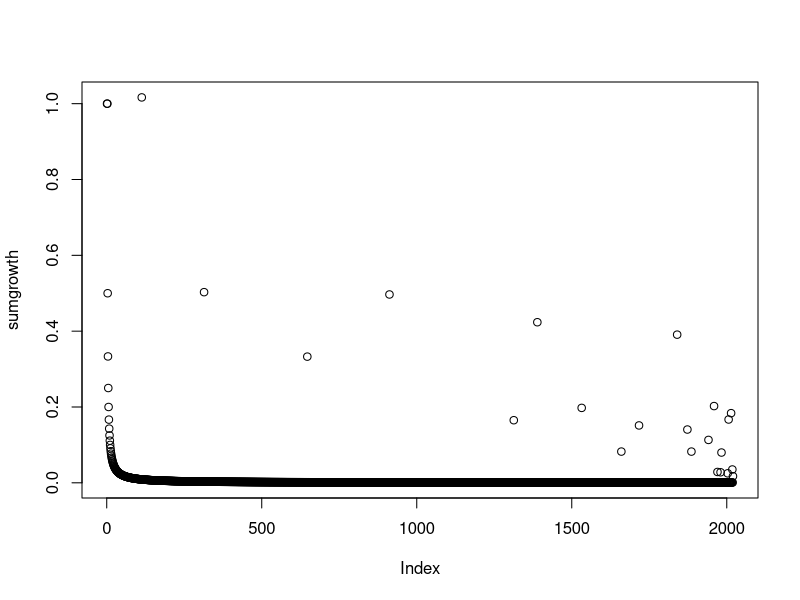
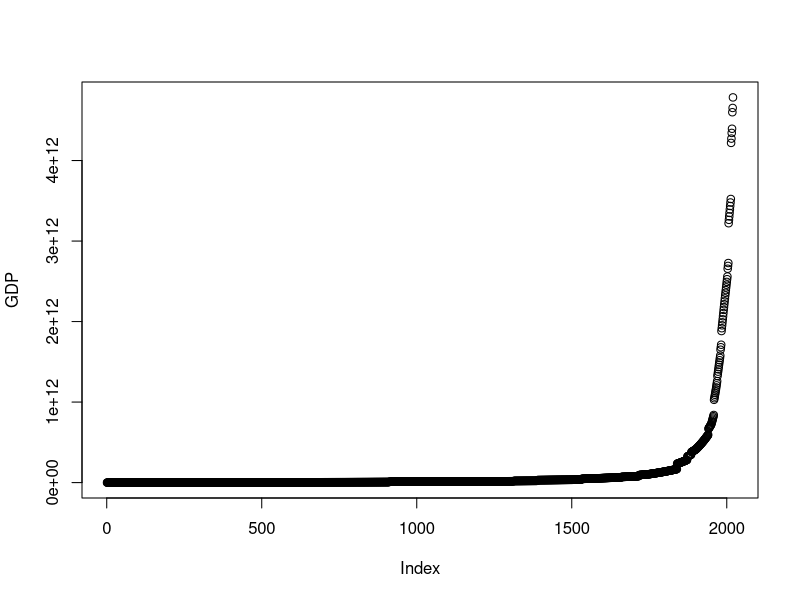
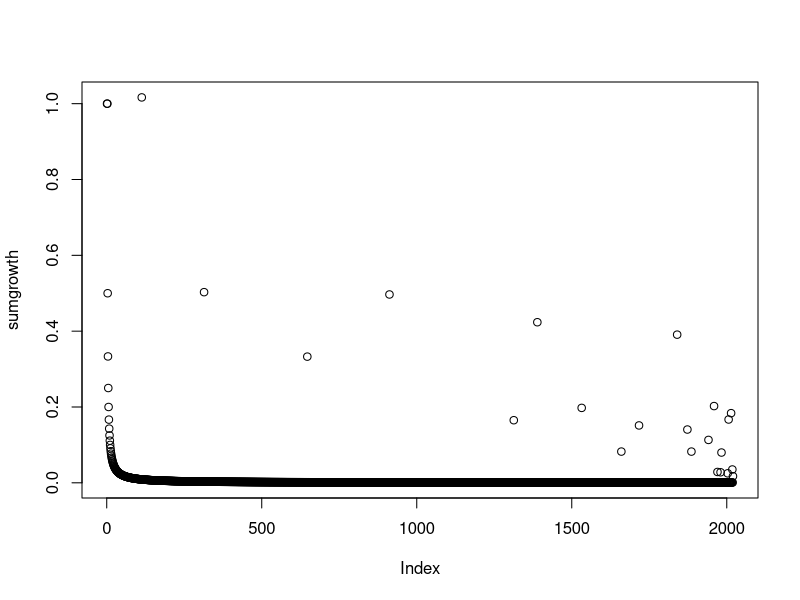
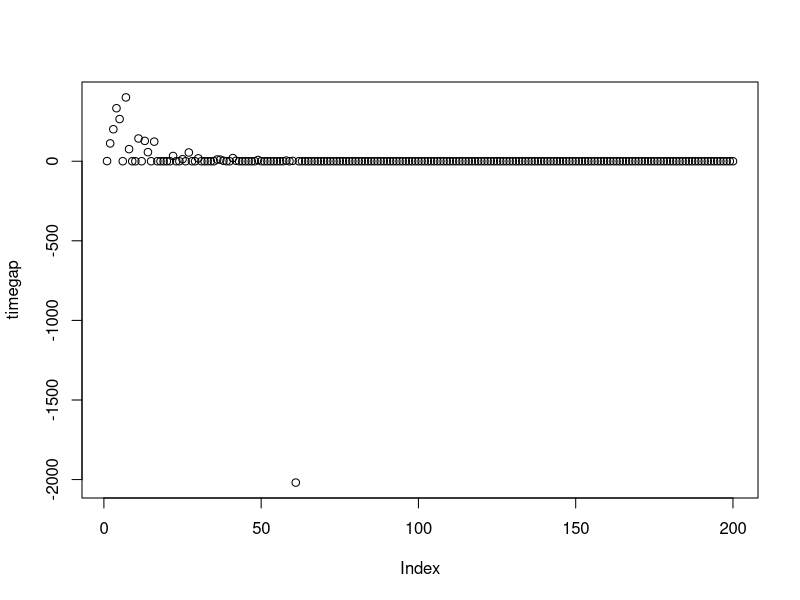
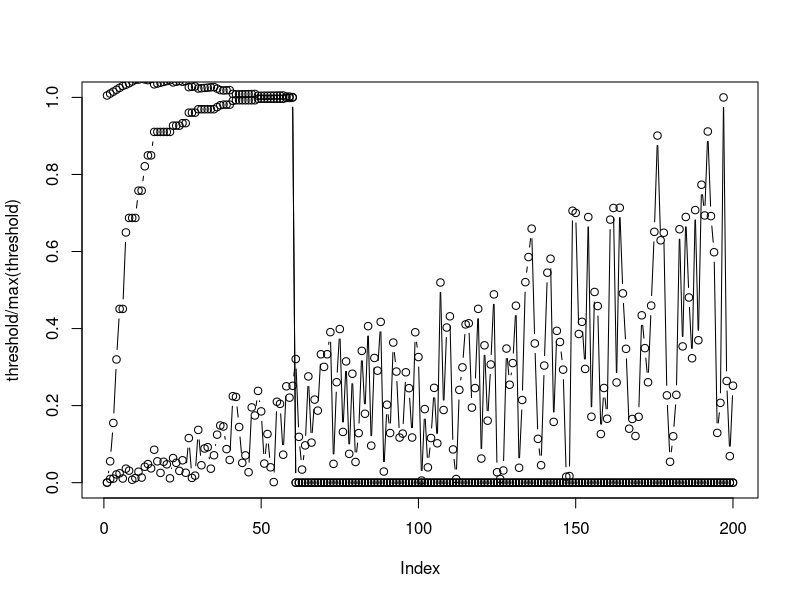
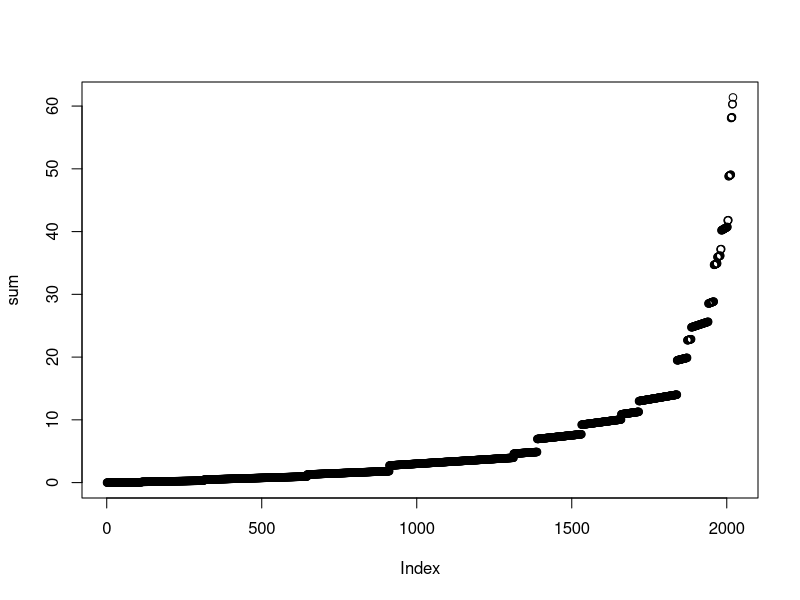
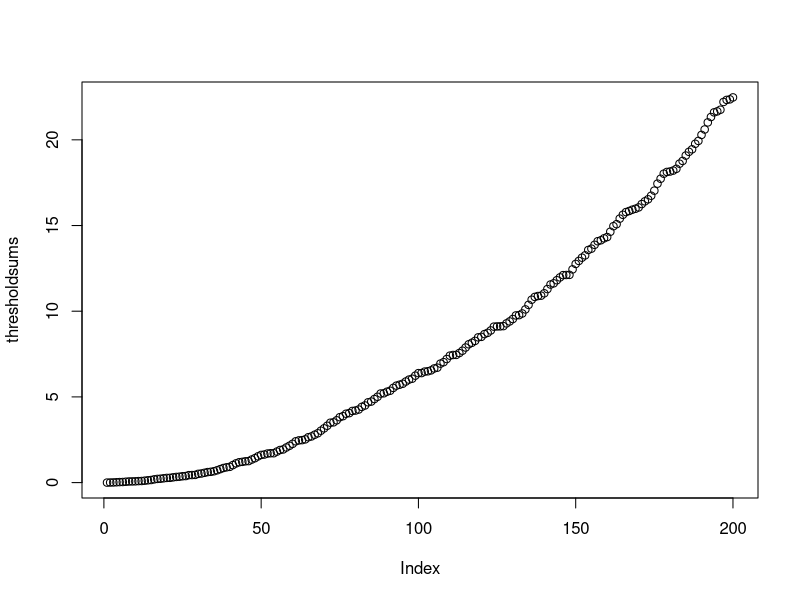
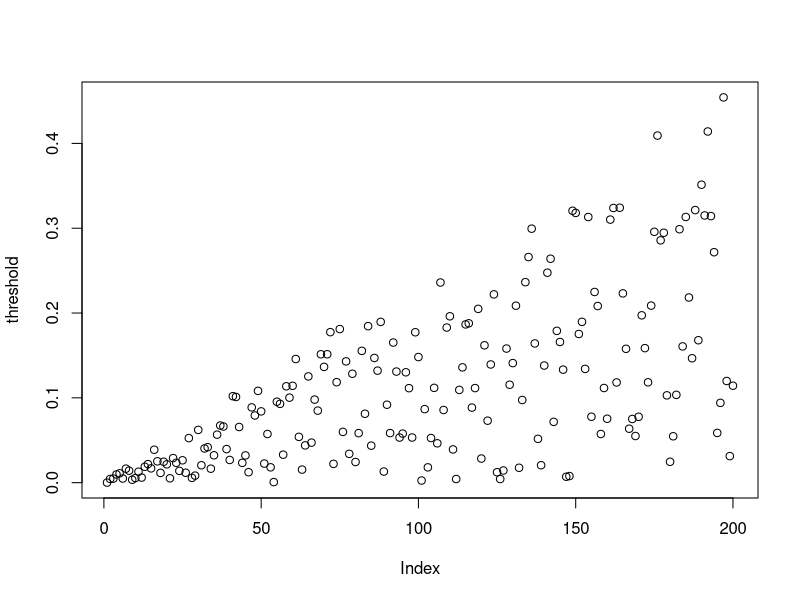

Source code (R) for these figures, in order:
time = 2020 #loose proxy for number of cycles
tech = 200 #proxy for number of industries/ technologies/ fields
techinit = 1 #proxy for initial list of technologies to grow
c = 2 #	the logistic curve's maximum value
b1 = -0.005 #logistic growth rate or steepness of the curve
sets = 3 #combination of how many techs is needed to be assessed
rand = runif(tech) #a randomiser to change the S curves for tech
t <- 1:time
x <- matrix (0,time,tech)
pop <- read.csv(file = 'population.csv')
pop <- pop[1:time,]
temp <- matrix (time,time,tech)
effort <- matrix(1, time, tech)
timeline <- rep(0,times = tech)
threshold = (1:tech)^2/tech 
#max threshold the multiples of tech has to achieve, as an S curve
for (j in 1:tech) {
  threshold[j] = (c/((1+(c-1)*(exp(b1*j))))-1)*rand[j]
}

#sum of threshold figures
thresholdsums <- threshold
for (j in 2:tech) {
  thresholdsums[j] = threshold[j]+thresholdsums[j-1]
}

#Set up initial set of technologies, developing from year 0
for (i in 1:time) {
  for (j in 1:tech){
    x[i,j] = (c/((1+(c-1)*(exp(b1*t[i]))))-1)
  }
}

#Set up effort variable - a measure of how difficult tech progress is because how many other techs already exist
for (i in 1:time) {
  for (j in 1:tech){
    effort[i,j] = (c/((1+(c-1)*(exp(b1*j))))+i/time)
#    effort[i,j] = (j/choose(j,sets))
  }
}
product <- matrix(1,time,tech)

#Figure out when a new tech might emerge, and then let it emerge
for (i in 1:time){
  for (j in techinit:tech){
    for (p in 1:j){
      product[i,j] = x[i,p]*product[i,p]
    }
    if (product[i,j] > (effort[i,j]*thresholdsums[j])*rand[j]) {
      temp[i,j] = min(i-1,temp[,j])
      x[i,j] <- (c/(1+(c-1)*(exp(b1*t[i-temp[i,j]])))-1)*(i/time)*(j/tech)+(i/time)
    }
    else{
      x[i,j] = 0
    }
  }
}

#Figure out what year each technology emerged
for (j in 1:tech){
  temp2 <- temp
  temp2 [temp2 == time] <- 0
  timeline[j] <- max(temp2[,j])
}
timegap <- 1:tech
for (j in 2:tech) {
  timegap[j] <- timeline[j] - timeline[j-1]
}

###################################################
#GDP growth
sum <- rowSums(x)
sumgrowth <- sum
for (i in 2:time) {
  sumgrowth[1] <- 1
  sumgrowth[i] <- (sum[i]/sum[i-1])-1
}
plot(sumgrowth)
researcher <- 0.01
GDPpc_start <- 1000 #per capita GDP starting point
GDP <- researcher*pop[,2]*sum*GDPpc_start

#plotting the variables
plot(GDP)
plot(sumgrowth)
plot(timegap)
plot(threshold/max(threshold), type = "b")
lines(x[time,], type = "b")
lines(timeline/time, type = "b")
plot(sum)
plot(thresholdsums)
plot(threshold)
plot(timeline)